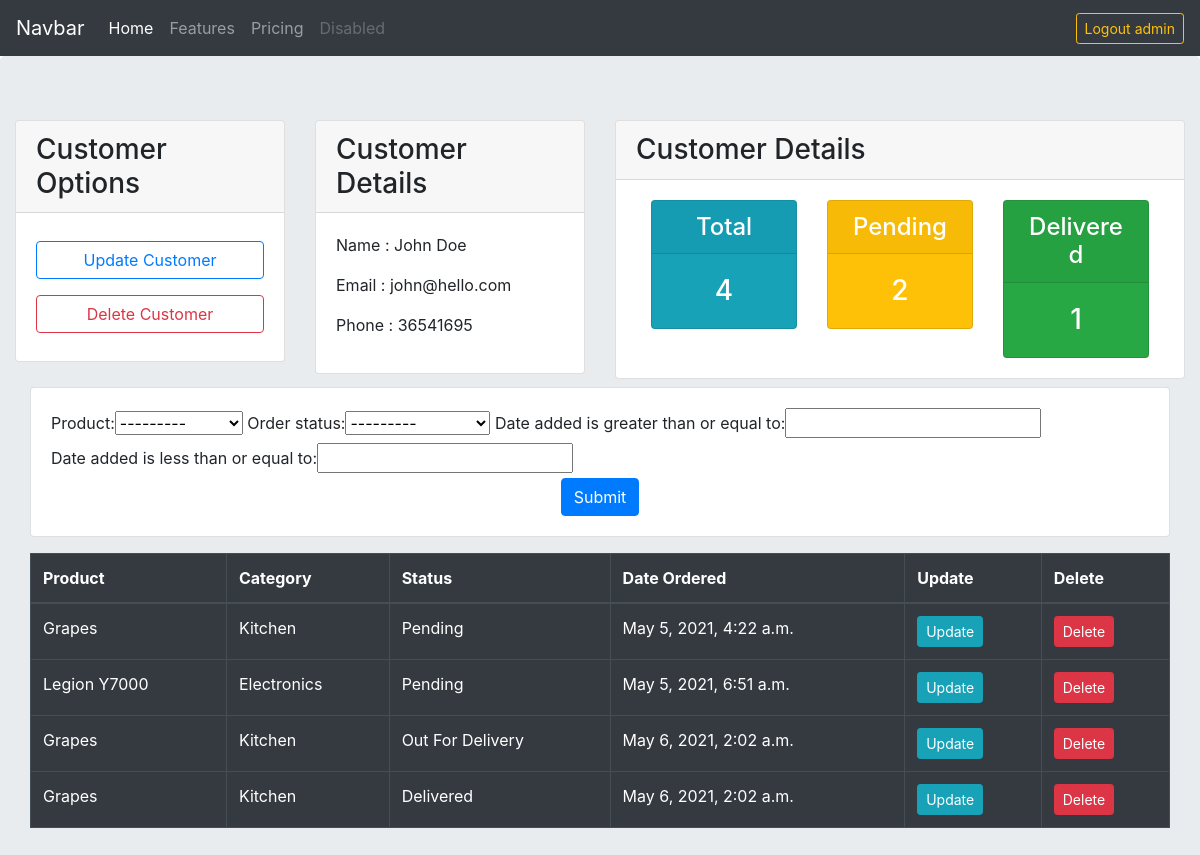
Page /customer/2 (signed in) on the earlier database version.
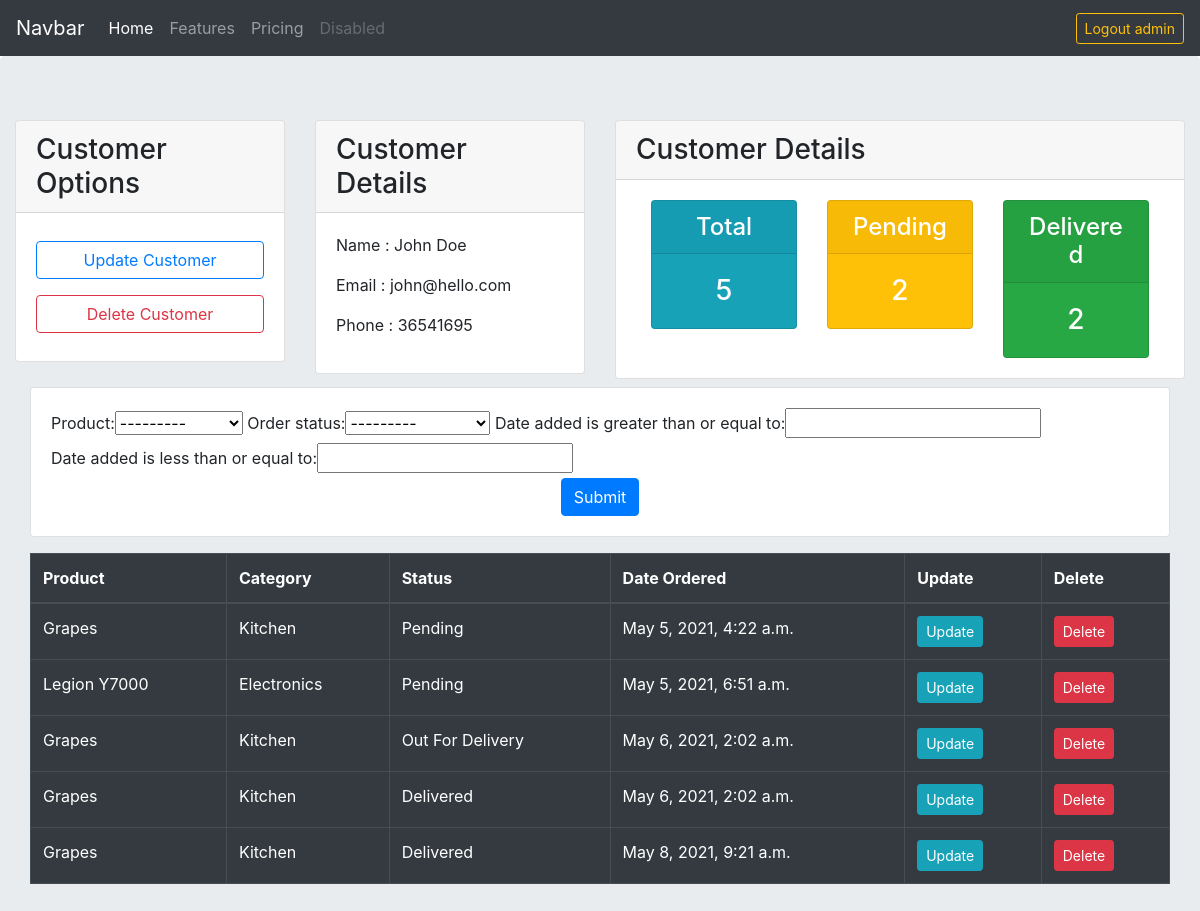
Same page on the later database version.
### accounts/models.py (models this page shows, shortened)
class Order(models.Model):
    ORDER_STATUS = (
        ("Pending","Pending"),
        ('Out For Delivery','Out For Delivery'),
        ("Delivered","Delivered")
    )
    product = models.ForeignKey(Product,null=True,on_delete=models.SET_NULL)
    customer = models.ForeignKey(Customer,null=True,on_delete=models.SET_NULL)
    order_status = models.CharField(max_length=200,choices=ORDER_STATUS)
    date_added = models.DateTimeField(auto_now_add=True)

class Product(models.Model):
    name = models.CharField(max_length=200)
    description = models.CharField(max_length=200)
    price = models.FloatField()
    category = models.ForeignKey(Category, null=True ,on_delete=models.SET_NULL)
    tags = models.ManyToManyField(Tag)
    date_added = models.DateTimeField(auto_now_add=True)
    def __str__(self):
        return self.name

class Category(models.Model):
    name = models.CharField(max_length=200)
    def __str__(self):
        return self.name

### accounts/views.py (the view)
# urls.py: path('customer/<int:pk>',views.customer,name="customer"),
@login_required(login_url='login')
def customer(request,pk):
    customer = Customer.objects.get(id=pk)
    orders = customer.order_set.all()
    order_filter = OrderFilter(request.GET,queryset=orders)
    orders = order_filter.qs
    total = orders.all().count()
    pending = orders.filter(order_status="Pending").count()
    delivered = orders.filter(order_status="Delivered").count()
    context = {'customer':customer,'orders':orders, 'total':total,
               'pending':pending,'delivered':delivered,'filter':order_filter}
    return render(request,'accounts/customer.html',context)

### templates/accounts/customer.html (shortened to what this page needs)
{% extends "accounts/layout/main.html" %}
{% block content %}
    <div class="container-fluid">
      <div class="row">
        <div class="col-3">
          <div class="card">
            <div class="card-header">
              <h3 class="card-title mb-0">Customer Options</h3>
            </div>
            <div class="card-body">
              <a href="#"
              class="btn btn-outline-primary my-2 w-100">Update Customer</a>
              <a href="#"
              class="btn btn-outline-danger my-2 w-100">Delete Customer</a>
            </div>
          </div>
        </div>
        <div class="col-3">
          <div class="card">
            <div class="card-header">
              <h3 class="card-title mb-0">Customer Details</h3>
            </div>
            <div class="card-body">
              <p>Name : {{customer.name}}</p>
              <p>Email : {{customer.email}}</p>
              <p>Phone : {{customer.phone}}</p>
            </div>
          </div>
        </div>
        <div class="col-6">
            <div class="card">
              <div class="card-header">
                <h3 class="card-title mb-0">Customer Details</h3>
              </div>
              <div class="card-body">
                {% include "accounts/stats.html" %}
              </div>
            </div>
        </div>
      </div>
      <div class="container-fluid py-2">
        <div class="card">
          <div class="card-body">
            <form class=""  method="get">
                {{filter.form}}
                <div class="text-center">
                  <input type="submit" class="btn btn-primary">
                </div>
            </form>
          </div>
        </div>
      </div>
      <div class="container-fluid py-2">
          <table class="table table-dark table-bordered">
              <thead>
                <tr>
                  <th>Product</th>
                  <th>Category</th>
                  <th>Status</th>
                  <th>Date Ordered</th>
                  <th>Update</th>
                  <th>Delete</th>
                </tr>
              </thead>
              <tbody>
                {% for order in orders %}
                  <tr>
                    <td>{{order.product.name}}</td>
                    <td>{{order.product.category}}</td>
                    <td>{{order.order_status}}</td>
                    <td>{{order.date_added}}</td>
                    <td><a href="{% url 'update_order' order.id %}" class="btn btn-sm btn-info">Update</a></td>
                    <td><a href="#" class="btn btn-sm btn-danger">Delete</a></td>
                  </tr>
                {% endfor %}
              </tbody>
          </table>
      </div>
    </div>
{% endblock content %}

Differences in the rows shown:
added Order: product.name "Grapes", product.category "Kitchen", order_status "Delivered", date_added "May 8, 2021, 9:21 a.m."
Other differences:
{{ total }}: "4" → "5"
{{ delivered }}: "1" → "2"
